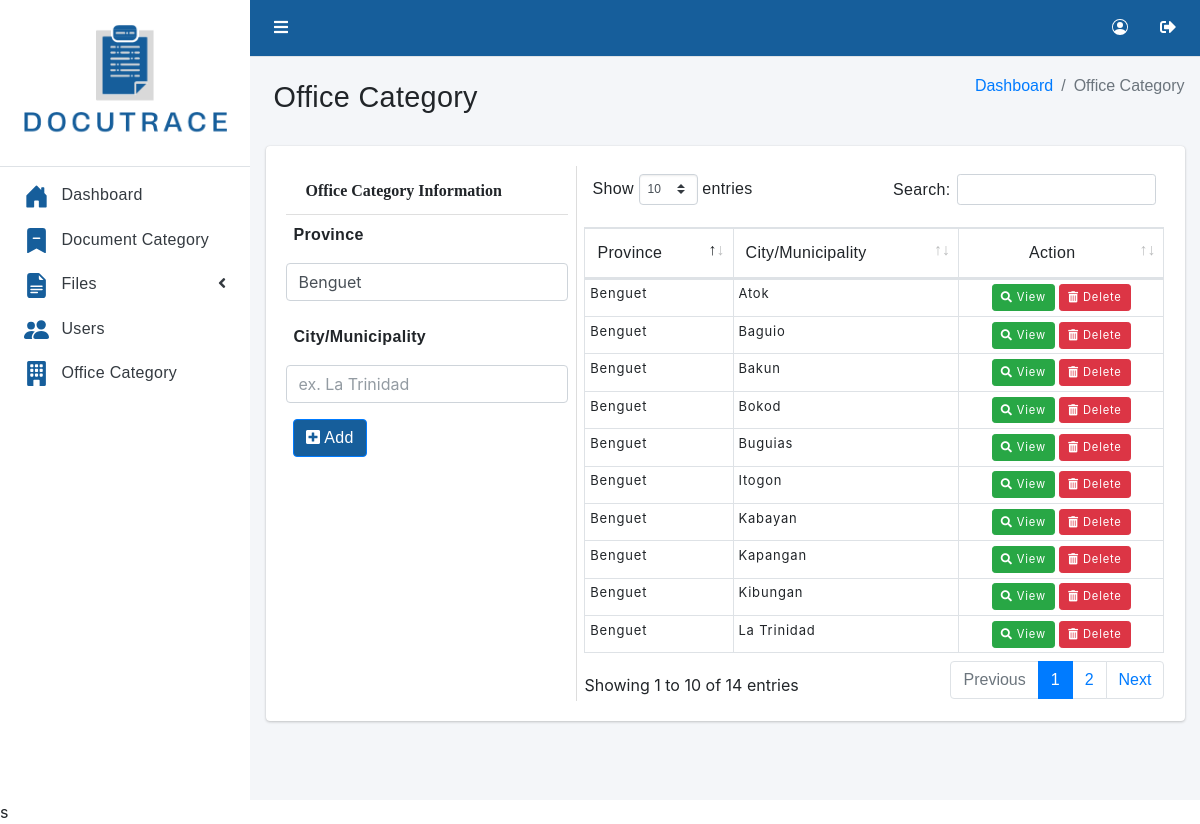
Screenshot of /admin/settings.php (signed in) with the database file from the repository.
### tables this page shows
CREATE TABLE OfficeSettings (
  office_id_num int(50) unsigned ZEROFILL auto_increment,
  Province varchar(255) NULL,
  cityMunicipality varchar(255) NULL,

  PRIMARY KEY  (office_id_num)
);

### admin/settings.php (the view, shortened to what this page needs)
<?php
   require '../php/centralConnection.php';
   $query ="SELECT * FROM OfficeSettings";
   $result = mysqli_query($connect, $query);
?>
<!DOCTYPE html>
<html lang="en">
<head>
   <link rel="stylesheet" href="../asset/fontawesome/css/all.min.css">
   <link rel="stylesheet" href="../asset/css/adminlte.min.css">
   <link rel="stylesheet" href="../asset/css/style.css">
   <link rel="stylesheet" href="../asset/tables/datatables-bs4/css/dataTables.bootstrap4.min.css">
   <link rel="stylesheet" href="../asset/jquery-confirm.min.css">
</head>
<body class="hold-transition sidebar-mini layout-fixed">
   <div class="wrapper">
      <nav class="main-header navbar navbar-expand navbar-light" style="background-color: rgb(22,94,155)">
         <ul class="navbar-nav">
            <li class="nav-item">
               <a class="nav-link iconsTop" data-widget="pushmenu" href="#" role="button"><i class="fas fa-bars"></i></a>
            </li>
         </ul>
         <ul class="navbar-nav ml-auto">
            <li class="nav-item">
               <a class="nav-link iconsTop" href="#" role="button" style="margin-top: -3%;">
               </a>
            </li>
            <li class="nav-item">
               <a class="nav-link iconsTop" href="../php/logout.php">
                  <i class="fas fa-sign-out-alt"></i>
               </a>
            </li>
         </ul>
      </nav>
      <aside class="main-sidebar sidebar-light-primary">
         <a href="index.php" class="brand-link">
     <img src="../asset/img/DOCUTRACE.png" alt="DOCUTRACE Logo" id="docutraceLogo">
      </a>
      <div class="sidebar">
         <nav class="mt-2">
            <ul class="nav nav-pills nav-sidebar flex-column" data-widget="treeview" role="menu"
               data-accordion="false">
               <li class="nav-item">
                  <a href="index.php" class="nav-link">
                     <p>
                        Dashboard
                     </p>
                  </a>
               </li>
               <li class="nav-item">
                  <a href="category.php" class="nav-link">
                     <svg xmlns="http://www.w3.org/2000/svg" width="25" height="25" fill="rgb(22,94,155)" class="bi bi-bookmark-dash-fill" viewBox="0 0 16 16">
                        <path fill-rule="evenodd" d="M2 15.5V2a2 2 0 0 1 2-2h8a2 2 0 0 1 2 2v13.5a.5.5 0 0 1-.74.439L8 13.069l-5.26 2.87A.5.5 0 0 1 2 15.5zM6 6a.5.5 0 0 0 0 1h4a.5.5 0 0 0 0-1H6z"/>
                      </svg>
                     <p>
                        Document Category
                     </p>
                  </a>
               </li>
               <li class="nav-item">
                     <a href="files.php" class="nav-link">
                        <p>
                           Files
                        </p>
                        <i class="right fas fa-angle-left"></i>
                     </a>
                  </li>
               <li class="nav-item">
                  <a href="users.php" class="nav-link">
                     <p>
                        Users
                     </p>
                  </a>
               </li>
               <li class="nav-item">
                  <a href="settings.php" class="nav-link">
                     <p>
                        Office Category
                     </p>
                  </a>
               </li>
            </ul>
         </nav>
      </div>
   </aside>
      <div class="content-wrapper">
         <div class="content-header">
            <div class="container-fluid">
               <div class="row mb-2">
                  <div class="col-sm-6">
                        <h1 class="m-0">Office Category</h1>
                  </div>
                  <div class="col-sm-6">
                     <ol class="breadcrumb float-sm-right">
                        <li class="breadcrumb-item" style="color: rgb(22,94,155);"><a href="index.php">Dashboard</a></li>
                        <li class="breadcrumb-item active">Office Category</li>
                     </ol>
                  </div>
               </div>
            </div>
         </div>
         <section class="content">
            <div class="container-fluid">
               <div class="card card-info">
                  <form action="../php/addOffice.php" method="post" id="addOfficeForm">
                     <div class="card-body">
                        <div class="row">
                           <div class="col-md-4">
                              <div class="card-header">
                                 <span class="fa"> Office Category Information</span>
                              </div>
                              <div class="row">
                                 <div class="col-md-12">
                                    <div class="form-group">
                                       <label>Province</label>
                                       <input type="text" class="form-control" name="addProvince" value="Benguet" >
                                    </div>
                                 </div>
                                 <div class="col-md-12">
                                    <div class="form-group">
                                       <label>City/Municipality</label>
                                       <input type="text" class="form-control" name="addCityMunicipality" placeholder="ex. La Trinidad">
                                    </div>
                                 </div>
                              </div>
                              <div class="col-md-12">
                                 <button type="submit" class="btn btn-primary"><i
                        class="fa fa-plus-square"></i> Add</button>
                              </div>
                  </form>
               </div>
               <div class="col-md-8" style="border-left: 1px solid #ddd;">
                  <table id="example1" class="table table-bordered table-hover">
                     <thead>
                        <tr>
                           <th>Province</th>
                           <th>City/Municipality</th>
                           <th class="text-center">Action</th>
                        </tr>
                     </thead>
                     <tbody>
                           <?php
                              if($result != ''){
                                 while($row = mysqli_fetch_array($result)){
                                    $officeProvince = $row['Province'];
                                    $officeIDNum = $row['office_id_num'];
                                    $officeCityMunicipality = $row['cityMunicipality'];
                                    echo "
                                    <tr>
                                          <td>$officeProvince</td>
                                          <td>$officeCityMunicipality</td>
                                          <td class='text-center'>
                                             <a class='btn btn-sm btn-success' href='#' data-toggle='modal' data-target='#edit' data-office-id='$officeIDNum' data-office-province='$officeProvince' data-office-cityMunicipality='$officeCityMunicipality' onclick='populateEditModal(this)'><i class='fa fa-search'></i> View</a>
                                             <a class='btn btn-sm btn-danger' href='#' data-toggle='modal' data-target='#delete' data-office-id='$officeIDNum'>
                                                <i class='fa fa-trash-alt'></i> Delete
                                             </a>
                                          </td>
                                    </tr>";
                                 }
                              }
                          ?>
                        </tbody>
                  </table>
               </div>
            </div>
      </div>
   </div>
   <script src="../asset/tables/datatables-responsive/js/responsive.bootstrap4.min.js"></script>s
</body>
</html>

### asset/css/style.css (style rules this page uses)
h1,h2,h3,h4,h5,h6,p,label,button,th { font-family: 'Trebuchet MS', 'Lucida Sans Unicode', 'Lucida Grande', 'Lucida Sans', Arial, sans-serif !important; padding: 0.5rem 0.5rem; font-weight: 100; letter-spacing: 0.02rem; }
li a { font-family: 'Trebuchet MS', 'Lucida Sans Unicode', 'Lucida Grande', 'Lucida Sans', Arial, sans-serif !important; font-weight: 100; }
li { font-family: 'Trebuchet MS', 'Lucida Sans Unicode', 'Lucida Grande', 'Lucida Sans', Arial, sans-serif !important; font-weight: 100; }
table td { font-size: 13px !important; letter-spacing: 0.0625em; margin:-10px; border-spacing: 1em; }
#docutraceLogo { width: 100%; }

### admin/settings.php (style rules this page uses)
table tr td { padding: 0.3rem !important; }
td a.btn { font-size: 0.7rem; }
.btn-primary { background-color: rgb(22,94,155); }
.iconsTop { color: white !important; }

### rows the page displays
officesettings: Province "Benguet", cityMunicipality "Atok"
officesettings: Province "Benguet", cityMunicipality "Baguio"
officesettings: Province "Benguet", cityMunicipality "Bakun"
officesettings: Province "Benguet", cityMunicipality "Bokod"
officesettings: Province "Benguet", cityMunicipality "Buguias"
officesettings: Province "Benguet", cityMunicipality "Itogon"
officesettings: Province "Benguet", cityMunicipality "Kabayan"
officesettings: Province "Benguet", cityMunicipality "Kapangan"
officesettings: Province "Benguet", cityMunicipality "Kibungan"
officesettings: Province "Benguet", cityMunicipality "La Trinidad"
